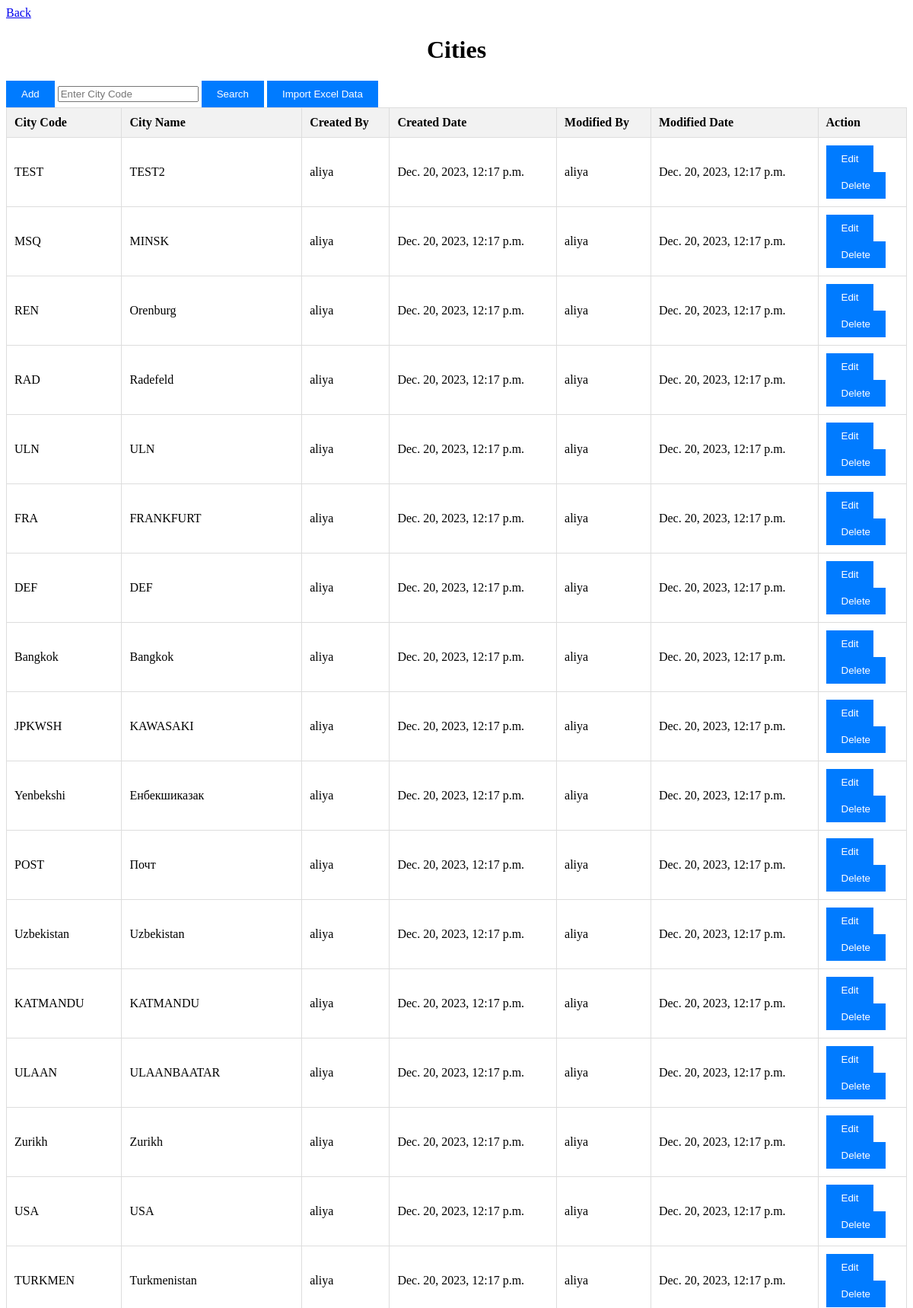
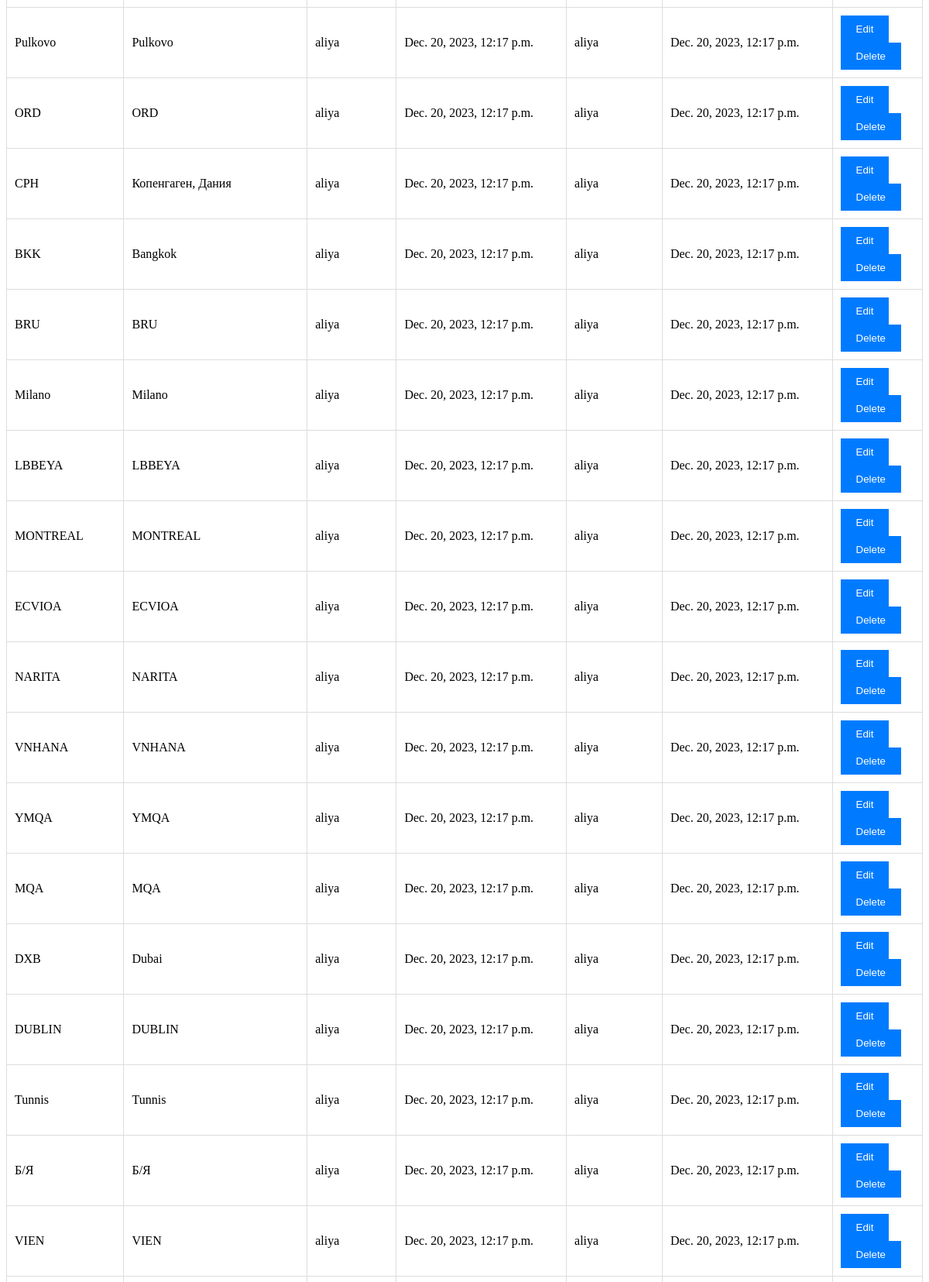
Screenshot of /cities/ (upper part) with the database file from the repository (2 pictures, top to bottom).
### admin_module/models.py (models this page shows, shortened)
class City(models.Model):
    city_code = models.CharField(max_length=255, verbose_name='Наименование', unique=True)
    city_name = models.CharField(max_length=255, verbose_name='Наименование города')
    created_by = models.CharField(max_length=10, verbose_name='Логин, кем создана запись')
    created_date = models.DateTimeField(default=timezone.now, verbose_name='Дата создания')
    modified_by = models.CharField(max_length=10, verbose_name='Логин, вносивший изменение')
    modified_date = models.DateTimeField(auto_now=True, verbose_name='Дата изменения')
    class Meta:
        verbose_name = 'Город'
        verbose_name_plural = 'Города'

### admin_module/views_city.py (the view, shortened to what this page needs)
# urls.py: path('cities/', views_city.cities, name='cities'),
def cities(request):
    cities_data = City.objects.all()
    return render(request, 'dictionaries/cities.html', {'cities_data': cities_data})

### admin_module/templates/dictionaries/cities.html (shortened to what this page needs)
{% load static %}
<!DOCTYPE html>
<html>
<head>
    <link rel="stylesheet" href="{% static 'style.css' %}">
    </head>
<body>
    <a href="{% url 'admin_module:dictionaries' %}">Back</a>
    <h1>Cities</h1>
    <button id="add-city-button">Add</button>
    <input type="text" id="search-city" placeholder="Enter City Code">
<button id="search-button">Search</button>
<button id="import-excel-button">Import Excel Data</button>
    <table>
        <thead>
            <tr>
                <th>City Code</th>
                <th>City Name</th>
                <th>Created By</th>
                <th>Created Date</th>
                <th>Modified By</th>
                <th>Modified Date</th>
                <th>Action</th>
            </tr>
        </thead>
        <tbody>
            {% for city in cities_data %}
                <tr data-city-id="{{ city.id }}">
                    <td><span class="city-code">{{ city.city_code }}</span></td>
                    <td><span class="city-name">{{ city.city_name }}</span></td>
                    <td>{{ city.created_by }}</td>
                    <td>{{ city.created_date }}</td>
                    <td>{{ city.modified_by }}</td>
                    <td>{{ city.modified_date }}</td>
                    <td>
                        <form action="{% url 'admin_module:edit_city' city.id %}">
                            <button type="submit" class="edit-city">Edit</button>
                        </form>
                        <form action="{% url 'admin_module:delete_city' city.id %}">
                            <button type="submit" class="delete-city">Delete</button>
                        </form>
                    </td>
                </tr>
            {% endfor %}
        </tbody>
    </table>
</body>
</html>

### static/style.css (style rules this page uses)
table { width: 100%; border-collapse: collapse; margin-bottom: 20px; }
table th { background-color: #f2f2f2; text-align: left; padding: 10px; border: 1px solid #ddd; }
table td { padding: 10px; border: 1px solid #ddd; }
button { background-color: #007BFF; color: white; border: none; padding: 10px 20px; cursor: pointer; }
h1 { text-align: center; }

### rows the page displays
City: city_code "TEST", city_name "TEST2", created_by "aliya", created_date "Dec. 20, 2023, 12:17 p.m.", modified_by "aliya", modified_date "Dec. 20, 2023, 12:17 p.m."
City: city_code "MSQ", city_name "MINSK", created_by "aliya", created_date "Dec. 20, 2023, 12:17 p.m.", modified_by "aliya", modified_date "Dec. 20, 2023, 12:17 p.m."
City: city_code "REN", city_name "Orenburg", created_by "aliya", created_date "Dec. 20, 2023, 12:17 p.m.", modified_by "aliya", modified_date "Dec. 20, 2023, 12:17 p.m."
City: city_code "RAD", city_name "Radefeld", created_by "aliya", created_date "Dec. 20, 2023, 12:17 p.m.", modified_by "aliya", modified_date "Dec. 20, 2023, 12:17 p.m."
City: city_code "ULN", city_name "ULN", created_by "aliya", created_date "Dec. 20, 2023, 12:17 p.m.", modified_by "aliya", modified_date "Dec. 20, 2023, 12:17 p.m."
City: city_code "FRA", city_name "FRANKFURT", created_by "aliya", created_date "Dec. 20, 2023, 12:17 p.m.", modified_by "aliya", modified_date "Dec. 20, 2023, 12:17 p.m."
City: city_code "DEF", city_name "DEF", created_by "aliya", created_date "Dec. 20, 2023, 12:17 p.m.", modified_by "aliya", modified_date "Dec. 20, 2023, 12:17 p.m."
City: city_code "Bangkok", city_name "Bangkok", created_by "aliya", created_date "Dec. 20, 2023, 12:17 p.m.", modified_by "aliya", modified_date "Dec. 20, 2023, 12:17 p.m."
City: city_code "JPKWSH", city_name "KAWASAKI", created_by "aliya", created_date "Dec. 20, 2023, 12:17 p.m.", modified_by "aliya", modified_date "Dec. 20, 2023, 12:17 p.m."
City: city_code "Yenbekshi", city_name "Енбекшиказак", created_by "aliya", created_date "Dec. 20, 2023, 12:17 p.m.", modified_by "aliya", modified_date "Dec. 20, 2023, 12:17 p.m."
City: city_code "POST", city_name "Почт", created_by "aliya", created_date "Dec. 20, 2023, 12:17 p.m.", modified_by "aliya", modified_date "Dec. 20, 2023, 12:17 p.m."
City: city_code "Uzbekistan", city_name "Uzbekistan", created_by "aliya", created_date "Dec. 20, 2023, 12:17 p.m.", modified_by "aliya", modified_date "Dec. 20, 2023, 12:17 p.m."
City: city_code "KATMANDU", city_name "KATMANDU", created_by "aliya", created_date "Dec. 20, 2023, 12:17 p.m.", modified_by "aliya", modified_date "Dec. 20, 2023, 12:17 p.m."
City: city_code "ULAAN", city_name "ULAANBAATAR", created_by "aliya", created_date "Dec. 20, 2023, 12:17 p.m.", modified_by "aliya", modified_date "Dec. 20, 2023, 12:17 p.m."
City: city_code "Zurikh", city_name "Zurikh", created_by "aliya", created_date "Dec. 20, 2023, 12:17 p.m.", modified_by "aliya", modified_date "Dec. 20, 2023, 12:17 p.m."
City: city_code "USA", city_name "USA", created_by "aliya", created_date "Dec. 20, 2023, 12:17 p.m.", modified_by "aliya", modified_date "Dec. 20, 2023, 12:17 p.m."
City: city_code "TURKMEN", city_name "Turkmenistan", created_by "aliya", created_date "Dec. 20, 2023, 12:17 p.m.", modified_by "aliya", modified_date "Dec. 20, 2023, 12:17 p.m."
City: city_code "Pulkovo", city_name "Pulkovo", created_by "aliya", created_date "Dec. 20, 2023, 12:17 p.m.", modified_by "aliya", modified_date "Dec. 20, 2023, 12:17 p.m."
City: city_code "ORD", city_name "ORD", created_by "aliya", created_date "Dec. 20, 2023, 12:17 p.m.", modified_by "aliya", modified_date "Dec. 20, 2023, 12:17 p.m."
City: city_code "CPH", city_name "Копенгаген, Дания", created_by "aliya", created_date "Dec. 20, 2023, 12:17 p.m.", modified_by "aliya", modified_date "Dec. 20, 2023, 12:17 p.m."
City: city_code "BKK", city_name "Bangkok", created_by "aliya", created_date "Dec. 20, 2023, 12:17 p.m.", modified_by "aliya", modified_date "Dec. 20, 2023, 12:17 p.m."
City: city_code "BRU", city_name "BRU", created_by "aliya", created_date "Dec. 20, 2023, 12:17 p.m.", modified_by "aliya", modified_date "Dec. 20, 2023, 12:17 p.m."
City: city_code "Milano", city_name "Milano", created_by "aliya", created_date "Dec. 20, 2023, 12:17 p.m.", modified_by "aliya", modified_date "Dec. 20, 2023, 12:17 p.m."
City: city_code "LBBEYA", city_name "LBBEYA", created_by "aliya", created_date "Dec. 20, 2023, 12:17 p.m.", modified_by "aliya", modified_date "Dec. 20, 2023, 12:17 p.m."
City: city_code "MONTREAL", city_name "MONTREAL", created_by "aliya", created_date "Dec. 20, 2023, 12:17 p.m.", modified_by "aliya", modified_date "Dec. 20, 2023, 12:17 p.m."
City: city_code "ECVIOA", city_name "ECVIOA", created_by "aliya", created_date "Dec. 20, 2023, 12:17 p.m.", modified_by "aliya", modified_date "Dec. 20, 2023, 12:17 p.m."
City: city_code "NARITA", city_name "NARITA", created_by "aliya", created_date "Dec. 20, 2023, 12:17 p.m.", modified_by "aliya", modified_date "Dec. 20, 2023, 12:17 p.m."
City: city_code "VNHANA", city_name "VNHANA", created_by "aliya", created_date "Dec. 20, 2023, 12:17 p.m.", modified_by "aliya", modified_date "Dec. 20, 2023, 12:17 p.m."
City: city_code "YMQA", city_name "YMQA", created_by "aliya", created_date "Dec. 20, 2023, 12:17 p.m.", modified_by "aliya", modified_date "Dec. 20, 2023, 12:17 p.m."
City: city_code "MQA", city_name "MQA", created_by "aliya", created_date "Dec. 20, 2023, 12:17 p.m.", modified_by "aliya", modified_date "Dec. 20, 2023, 12:17 p.m."
City: city_code "DXB", city_name "Dubai", created_by "aliya", created_date "Dec. 20, 2023, 12:17 p.m.", modified_by "aliya", modified_date "Dec. 20, 2023, 12:17 p.m."
City: city_code "DUBLIN", city_name "DUBLIN", created_by "aliya", created_date "Dec. 20, 2023, 12:17 p.m.", modified_by "aliya", modified_date "Dec. 20, 2023, 12:17 p.m."
City: city_code "Tunnis", city_name "Tunnis", created_by "aliya", created_date "Dec. 20, 2023, 12:17 p.m.", modified_by "aliya", modified_date "Dec. 20, 2023, 12:17 p.m."
City: city_code "Б/Я", city_name "Б/Я", created_by "aliya", created_date "Dec. 20, 2023, 12:17 p.m.", modified_by "aliya", modified_date "Dec. 20, 2023, 12:17 p.m."
City: city_code "VIEN", city_name "VIEN", created_by "aliya", created_date "Dec. 20, 2023, 12:17 p.m.", modified_by "aliya", modified_date "Dec. 20, 2023, 12:17 p.m."
